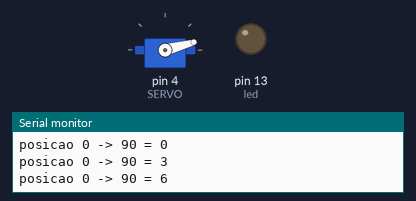
The sketch below on a simulated Arduino Uno, built with avr-gcc and run on an emulated ATmega328P. Shown: servo, output pins drawn as LEDs (lit = HIGH), the last lines printed to the serial monitor.

Above: at 0.05 s.
At 0.35 s:
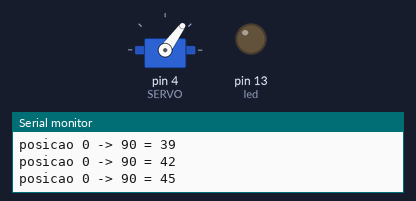
At 0.65 s:
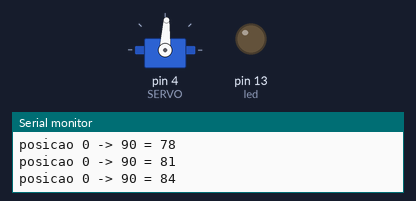
At 1.1 s:
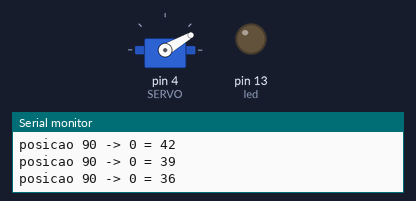
Timing chart, 0 to 3.2 s (numbered marks = the images above):
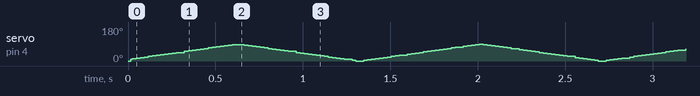

The sketch:

servoAgitador.ino
```cpp
#include <Servo.h>

#define SERVO 4 // Porta Digital 4 PWM
#define led  13

Servo s; // Variavel Servo
int pos; // Posicao Servo

void setup ()
{
  Serial.begin(9600);
  s.attach(SERVO);
  s.write(0); // Inicia motor posicao zero

  pinMode(13, OUTPUT);
}

void loop()
{
  for(pos = 0; pos < 90; pos += 3)
  {
    s.write(pos);
    digitalWrite(led, LOW);
    Serial.print("posicao 0 -> 90 = ");
    Serial.println(pos);
    delay(5);
    digitalWrite(led, HIGH);

  }
//delay(1000);
  for(pos = 90; pos >= 0; pos -= 3)
  {
    s.write(pos);
    digitalWrite(led, LOW);
    Serial.print("posicao 90 -> 0 = ");
    Serial.println(pos);
    delay(5);
    digitalWrite(led, HIGH);

  }
}
```
